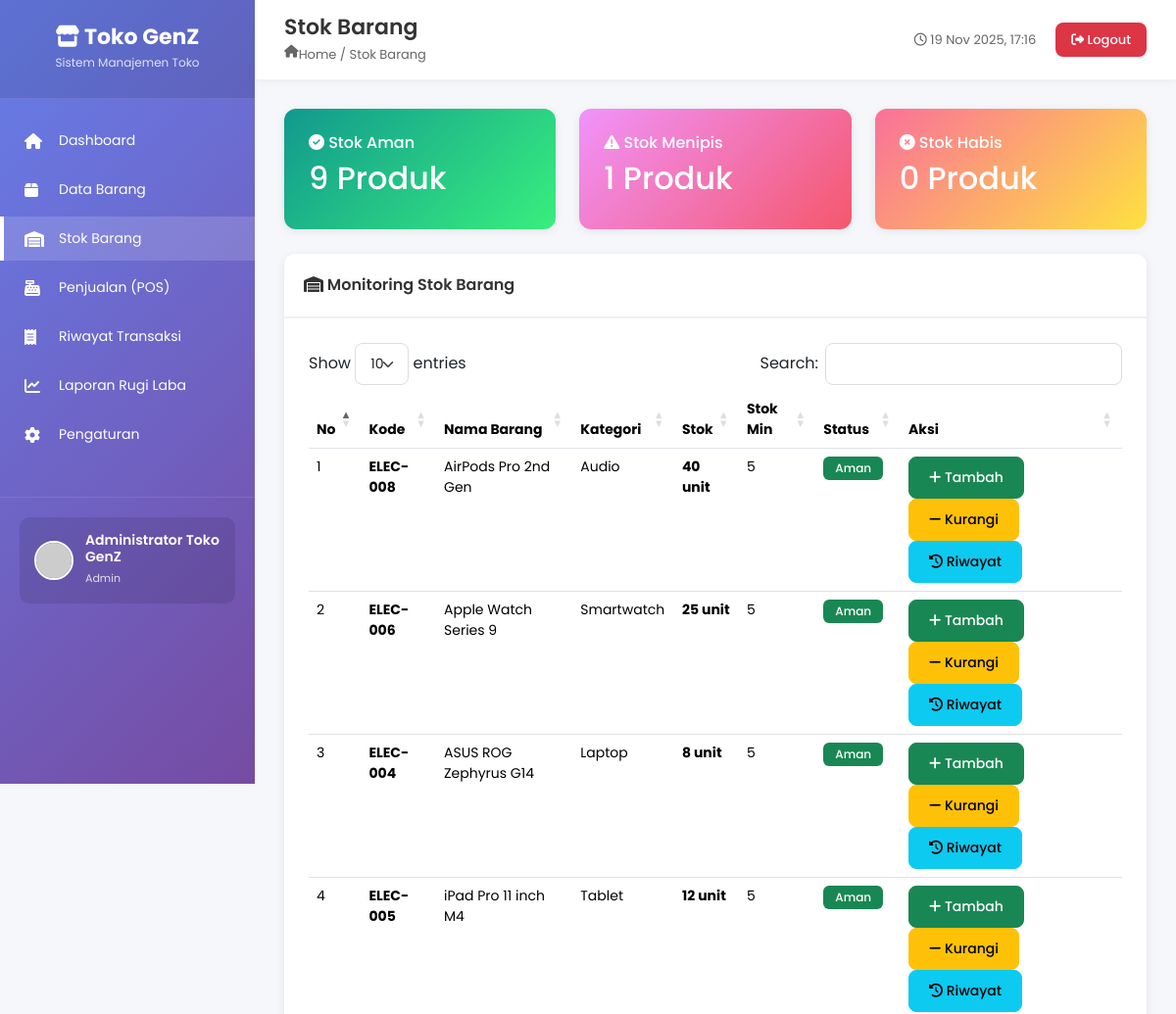
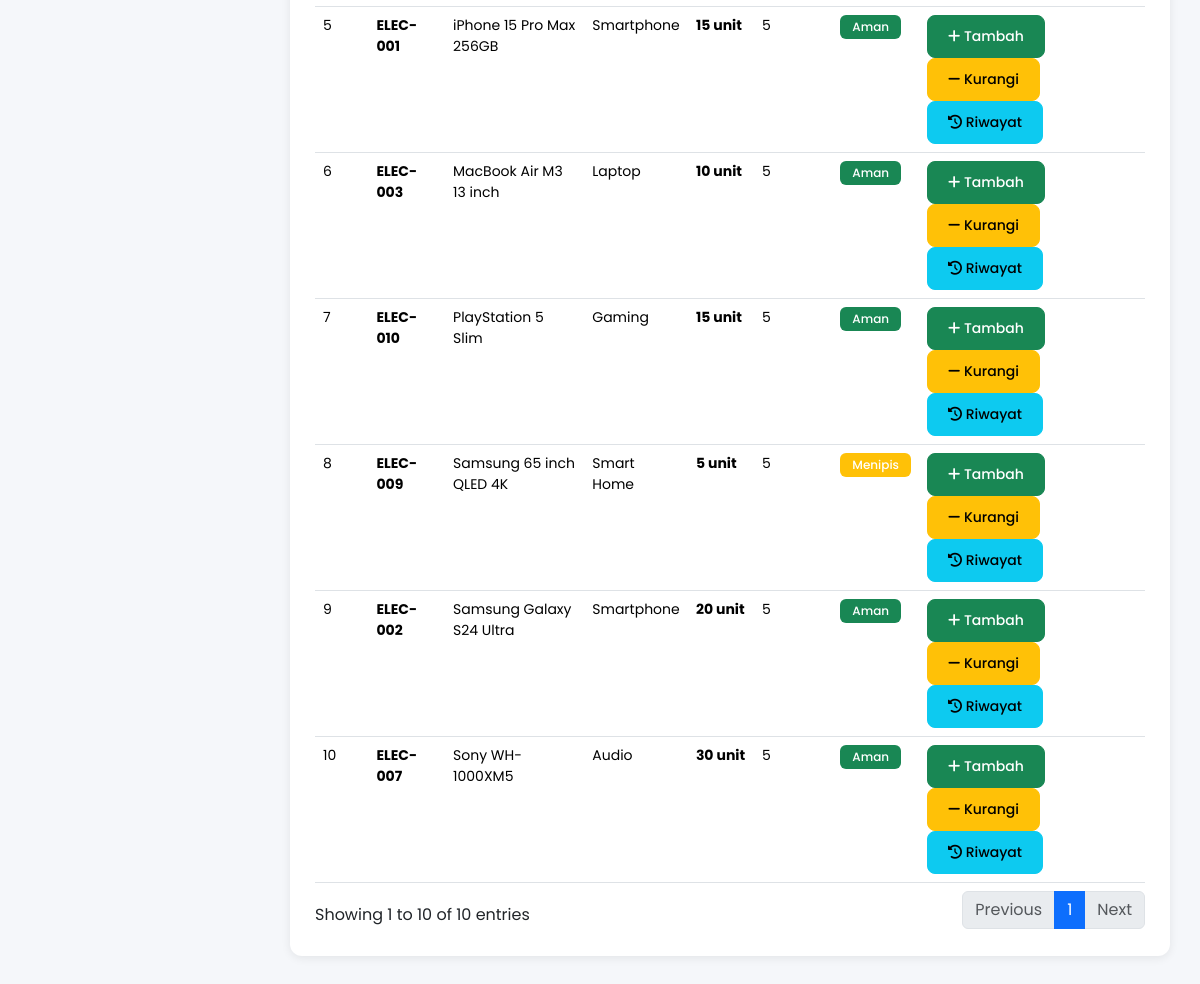
/stok.php (signed in), run on the app's committed database (2 pictures, top to bottom).
### tables this page shows
CREATE TABLE IF NOT EXISTS barang (
    id_barang INT AUTO_INCREMENT PRIMARY KEY,
    kode_barang VARCHAR(50) NOT NULL UNIQUE,
    nama_barang VARCHAR(200) NOT NULL,
    id_kategori INT,
    merk VARCHAR(100),
    spesifikasi TEXT,
    harga_beli DECIMAL(15,2) NOT NULL DEFAULT 0,
    harga_jual DECIMAL(15,2) NOT NULL DEFAULT 0,
    stok INT NOT NULL DEFAULT 0,
    stok_minimum INT DEFAULT 5,
    satuan VARCHAR(20) DEFAULT 'pcs',
    gambar VARCHAR(255),
    status ENUM('aktif', 'nonaktif') DEFAULT 'aktif',
    created_at TIMESTAMP DEFAULT CURRENT_TIMESTAMP,
    updated_at TIMESTAMP DEFAULT CURRENT_TIMESTAMP ON UPDATE CURRENT_TIMESTAMP,
    FOREIGN KEY (id_kategori) REFERENCES kategori(id_kategori) ON DELETE SET NULL
);

CREATE TABLE IF NOT EXISTS kategori (
    id_kategori INT AUTO_INCREMENT PRIMARY KEY,
    nama_kategori VARCHAR(100) NOT NULL,
    deskripsi TEXT,
    created_at TIMESTAMP DEFAULT CURRENT_TIMESTAMP
);

### stok.php (the view, shortened to what this page needs)
<?php
require_once 'header.php';
$query_barang = "SELECT b.*, k.nama_kategori
                 FROM barang b
                 LEFT JOIN kategori k ON b.id_kategori = k.id_kategori
                 WHERE b.status = 'aktif'
                 ORDER BY b.nama_barang ASC";
$result_barang = $conn->query($query_barang);
?>
<div class="row">
    <div class="col-md-4">
        <div class="card text-white" style="background: linear-gradient(135deg, #11998e 0%, #38ef7d 100%);">
            <div class="card-body">
                <h6><i class="fas fa-check-circle"></i> Stok Aman</h6>
                <?php
                $query_aman = "SELECT COUNT(*) as total FROM barang WHERE stok > stok_minimum AND status = 'aktif'";
                $result_aman = $conn->query($query_aman);
                $total_aman = $result_aman->fetch_assoc()['total'];
                ?>
                <h2><?php echo $total_aman; ?> Produk</h2>
            </div>
        </div>
    </div>
    <div class="col-md-4">
        <div class="card text-white" style="background: linear-gradient(135deg, #f093fb 0%, #f5576c 100%);">
            <div class="card-body">
                <h6><i class="fas fa-exclamation-triangle"></i> Stok Menipis</h6>
                <?php
                $query_menipis = "SELECT COUNT(*) as total FROM barang WHERE stok <= stok_minimum AND stok > 0 AND status = 'aktif'";
                $result_menipis = $conn->query($query_menipis);
                $total_menipis = $result_menipis->fetch_assoc()['total'];
                ?>
                <h2><?php echo $total_menipis; ?> Produk</h2>
            </div>
        </div>
    </div>
    <div class="col-md-4">
        <div class="card text-white" style="background: linear-gradient(135deg, #fa709a 0%, #fee140 100%);">
            <div class="card-body">
                <h6><i class="fas fa-times-circle"></i> Stok Habis</h6>
                <?php
                $query_habis = "SELECT COUNT(*) as total FROM barang WHERE stok = 0 AND status = 'aktif'";
                $result_habis = $conn->query($query_habis);
                $total_habis = $result_habis->fetch_assoc()['total'];
                ?>
                <h2><?php echo $total_habis; ?> Produk</h2>
            </div>
        </div>
    </div>
</div>
<div class="row">
    <div class="col-12">
        <div class="card">
            <div class="card-header">
                <i class="fas fa-warehouse"></i> Monitoring Stok Barang
            </div>
            <div class="card-body">
                <div class="table-responsive">
                    <table class="table table-hover datatable">
                        <thead>
                            <tr>
                                <th>No</th>
                                <th>Kode</th>
                                <th>Nama Barang</th>
                                <th>Kategori</th>
                                <th>Stok</th>
                                <th>Stok Min</th>
                                <th>Status</th>
                                <th>Aksi</th>
                            </tr>
                        </thead>
                        <tbody>
                            <?php
                            $no = 1;
                            while ($row = $result_barang->fetch_assoc()):
                                if ($row['stok'] == 0) {
                                    $status = '<span class="badge bg-danger">Habis</span>';
                                } elseif ($row['stok'] <= $row['stok_minimum']) {
                                    $status = '<span class="badge bg-warning">Menipis</span>';
                                } else {
                                    $status = '<span class="badge bg-success">Aman</span>';
                                }
                            ?>
                                <tr>
                                    <td><?php echo $no++; ?></td>
                                    <td><strong><?php echo $row['kode_barang']; ?></strong></td>
                                    <td><?php echo $row['nama_barang']; ?></td>
                                    <td><?php echo $row['nama_kategori']; ?></td>
                                    <td><strong><?php echo $row['stok']; ?> <?php echo $row['satuan']; ?></strong></td>
                                    <td><?php echo $row['stok_minimum']; ?></td>
                                    <td><?php echo $status; ?></td>
                                    <td>
                                        <button class="btn btn-sm btn-success" onclick="tambahStok(<?php echo htmlspecialchars(json_encode($row)); ?>)">
                                            <i class="fas fa-plus"></i> Tambah
                                        </button>
                                        <button class="btn btn-sm btn-warning" onclick="kurangiStok(<?php echo htmlspecialchars(json_encode($row)); ?>)">
                                            <i class="fas fa-minus"></i> Kurangi
                                        </button>
                                        <button class="btn btn-sm btn-info" onclick="riwayatStok(<?php echo $row['id_barang']; ?>)">
                                            <i class="fas fa-history"></i> Riwayat
                                        </button>
                                    </td>
                                </tr>
                            <?php endwhile; ?>
                        </tbody>
                    </table>
                </div>
            </div>
        </div>
    </div>
</div>
<?php require_once 'footer.php'; ?>

### css/style.css (style rules this page uses)
* { margin: 0; padding: 0; box-sizing: border-box; font-family: 'Poppins', sans-serif; }
body { background: #f5f7fa; color: #333; }
.card { border: none; border-radius: 12px; box-shadow: 0 2px 10px rgba(0, 0, 0, 0.08); margin-bottom: 25px; transition: all 0.3s; }
.card-header { background: white; border-bottom: 2px solid #f0f0f0; padding: 20px; font-weight: 600; color: #333; border-radius: 12px 12px 0 0 !important; }
.card-body { padding: 25px; }
.table { font-size: 14px; }
.table thead { background: #f8f9fa; font-weight: 600; }
.btn { border-radius: 8px; padding: 10px 20px; font-weight: 500; transition: all 0.3s; }
.badge { padding: 6px 12px; border-radius: 6px; font-weight: 500; font-size: 12px; }

### data on the page
barang: kode_barang "ELEC-008", nama_barang "AirPods Pro 2nd Gen", id_kategori.nama_kategori "Audio", stok "40", satuan "unit", stok_minimum "5", shows "Aman"
barang: kode_barang "ELEC-006", nama_barang "Apple Watch Series 9", id_kategori.nama_kategori "Smartwatch", stok "25", satuan "unit", stok_minimum "5", shows "Aman"
barang: kode_barang "ELEC-004", nama_barang "ASUS ROG Zephyrus G14", id_kategori.nama_kategori "Laptop", stok "8", satuan "unit", stok_minimum "5", shows "Aman"
barang: kode_barang "ELEC-005", nama_barang "iPad Pro 11 inch M4", id_kategori.nama_kategori "Tablet", stok "12", satuan "unit", stok_minimum "5", shows "Aman"
barang: kode_barang "ELEC-001", nama_barang "iPhone 15 Pro Max 256GB", id_kategori.nama_kategori "Smartphone", stok "15", satuan "unit", stok_minimum "5", shows "Aman"
barang: kode_barang "ELEC-003", nama_barang "MacBook Air M3 13 inch", id_kategori.nama_kategori "Laptop", stok "10", satuan "unit", stok_minimum "5", shows "Aman"
barang: kode_barang "ELEC-010", nama_barang "PlayStation 5 Slim", id_kategori.nama_kategori "Gaming", stok "15", satuan "unit", stok_minimum "5", shows "Aman"
barang: kode_barang "ELEC-009", nama_barang "Samsung 65 inch QLED 4K", id_kategori.nama_kategori "Smart Home", stok "5", satuan "unit", stok_minimum "5", shows "Menipis"
barang: kode_barang "ELEC-002", nama_barang "Samsung Galaxy S24 Ultra", id_kategori.nama_kategori "Smartphone", stok "20", satuan "unit", stok_minimum "5", shows "Aman"
barang: kode_barang "ELEC-007", nama_barang "Sony WH-1000XM5", id_kategori.nama_kategori "Audio", stok "30", satuan "unit", stok_minimum "5", shows "Aman"

### other printed values
APP_NAME "Toko GenZ"
$_SESSION['nama_lengkap'] "Administrator Toko GenZ"
$_SESSION['role'] "Admin"
$page_title "Stok Barang"
$breadcrumb "Home / Stok Barang"
$total_aman "9"
$total_menipis "1"
$total_habis "0"
